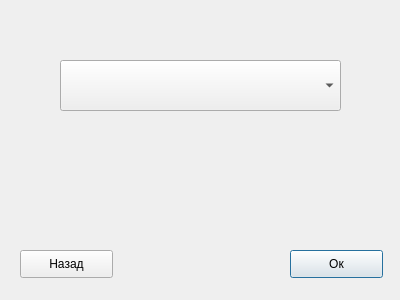
<?xml version="1.0" encoding="UTF-8"?>
<ui version="4.0">
 <class>deletewindow</class>
 <widget class="QDialog" name="deletewindow">
  <property name="geometry">
   <rect>
    <x>0</x>
    <y>0</y>
    <width>400</width>
    <height>300</height>
   </rect>
  </property>
  <property name="minimumSize">
   <size>
    <width>400</width>
    <height>300</height>
   </size>
  </property>
  <property name="maximumSize">
   <size>
    <width>400</width>
    <height>300</height>
   </size>
  </property>
  <property name="windowTitle">
   <string>Dialog</string>
  </property>
  <widget class="QComboBox" name="comboBox">
   <property name="geometry">
    <rect>
     <x>60</x>
     <y>60</y>
     <width>281</width>
     <height>51</height>
    </rect>
   </property>
   <property name="sizePolicy">
    <sizepolicy hsizetype="Fixed" vsizetype="Fixed">
     <horstretch>0</horstretch>
     <verstretch>0</verstretch>
    </sizepolicy>
   </property>
   <property name="font">
    <font>
     <pointsize>12</pointsize>
    </font>
   </property>
  </widget>
  <widget class="QPushButton" name="pushButton">
   <property name="geometry">
    <rect>
     <x>290</x>
     <y>250</y>
     <width>93</width>
     <height>28</height>
    </rect>
   </property>
   <property name="text">
    <string>Ок</string>
   </property>
  </widget>
  <widget class="QPushButton" name="pushButton_2">
   <property name="geometry">
    <rect>
     <x>20</x>
     <y>250</y>
     <width>93</width>
     <height>28</height>
    </rect>
   </property>
   <property name="text">
    <string>Назад</string>
   </property>
  </widget>
 </widget>
 <resources/>
 <connections/>
</ui>
